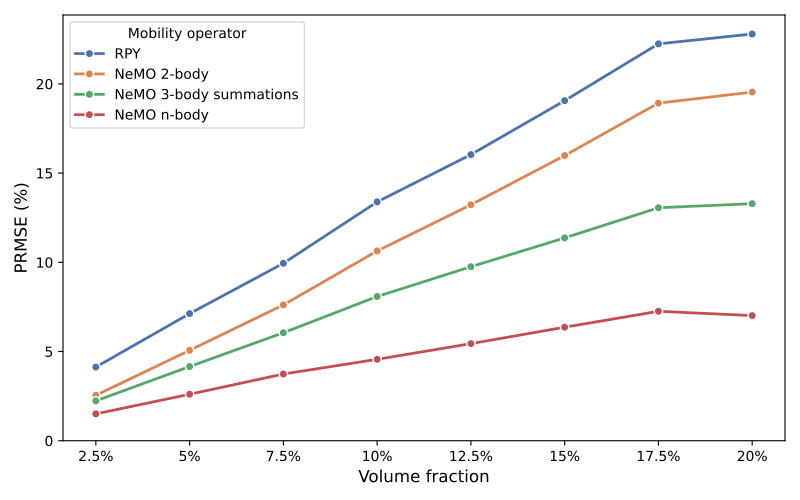

This figure's Python source:
#!/usr/bin/env python3
"""Figure 3: grand mobility accuracy vs volume fraction at N = 200, for the v3 stack with every learned
term cut off at 8 radii (RPY beyond).

Render-only: the rows come from the paper-accuracy harness. If an op is missing from the CSV:

    TORCH_COMPILE_DISABLE=1 python benchmarks/paper_accuracy_v2.py --exp fig3 --N 200 \
        --ops M_rpy M_2b_sw8 M_3b_sw8 M_mom_v3_nb8lin_tr2_pc8c_diag --workers 8 --skip-done

    python figures/fig3_phi_acc.py

Series (harness op -> label):
  M_rpy                          RPY                     pairwise RPY, all pairs
  M_2b_sw8                       NeMO 2-body             self + 2-body NN within 8, RPY beyond
  M_3b_sw8                       NeMO 3-body summations  ... + summed triplet corrections (triplets within 6)
  M_mom_v3_nb8lin_tr2_pc8c_diag  NeMO n-body             ... + moments v3 pair correction + learned diagonal (8)
Plotted value: rel_rmse (%) averaged over the 10 seeds per volume fraction (the statistic the original
Figure 3 plotted). Outputs: figures/fig3_phi_acc.{pdf,png}.
"""
from __future__ import annotations

import argparse
import os
from pathlib import Path

import numpy as np
import pandas as pd

ROOT = Path(__file__).resolve().parents[1]
os.chdir(ROOT)

MAIN_CSV = Path("data/paper_accuracy_v2.csv")
SERIES = [("M_rpy", "RPY", "#4C72B0"),  # seaborn "deep", as in the original figure
          ("M_2b_sw8", "NeMO 2-body", "#DD8452"),
          ("M_3b_sw8", "NeMO 3-body summations", "#55A868"),
          ("M_mom_v3_nb8lin_tr2_pc8c_diag", "NeMO n-body", "#C44E52")]
N_SEEDS = 10


def load(N: int) -> pd.DataFrame:
    df = pd.read_csv(MAIN_CSV)
    d = df[(df["exp"] == "fig3") & (df["N"] == N) & df["op"].isin([s[0] for s in SERIES])]
    g = d.groupby(["op", "phi"])["rel_rmse"]
    a = pd.DataFrame({"mean": g.mean(), "std": g.std(ddof=0), "n": g.count()}).reset_index()
    for op, _, _ in SERIES:
        assert (a["op"] == op).any(), f"no fig3 N={N} rows for {op!r} (run the harness command in the docstring)"
    assert (a["n"] == N_SEEDS).all(), f"incomplete cells:\n{a[a['n'] != N_SEEDS].to_string(index=False)}"
    return a


def plot(a: pd.DataFrame):
    import matplotlib
    matplotlib.use("Agg")
    import matplotlib.pyplot as plt
    from matplotlib.ticker import FuncFormatter

    fig, ax = plt.subplots(figsize=(8, 5))
    for op, label, color in SERIES:
        r = a[a["op"] == op].sort_values("phi")
        ax.plot(r["phi"], r["mean"], color=color, lw=2, marker="o", ms=6, mec="white", mew=1.0, label=label)
    phis = sorted(a["phi"].unique())
    ax.set_xticks(phis)
    ax.xaxis.set_major_formatter(FuncFormatter(lambda x, pos: f"{100 * x:g}%"))
    ax.set_xlabel("Volume fraction", fontsize=12)
    ax.set_ylabel("PRMSE (%)", fontsize=12)
    ax.set_ylim(bottom=0)
    ax.tick_params(labelsize=10)
    ax.legend(title="Mobility operator", fontsize=10, title_fontsize=10, loc="upper left")
    fig.tight_layout()
    return fig


def main():
    ap = argparse.ArgumentParser(description=__doc__, formatter_class=argparse.RawDescriptionHelpFormatter)
    ap.add_argument("--N", type=int, default=200)
    ap.add_argument("--out", type=Path, default=Path("figures/fig3_phi_acc"))
    args = ap.parse_args()

    a = load(args.N)
    labels = {op: label for op, label, _ in SERIES}
    p = a.pivot(index="phi", columns="op", values="mean")[[s[0] for s in SERIES]].rename(columns=labels)
    print(f"rel_rmse (%) vs phi at N={args.N}, mean over {N_SEEDS} seeds:")
    print(p.round(2).to_string())

    fig = plot(a)
    for ext in ("pdf", "png"):
        fig.savefig(args.out.with_suffix(f".{ext}"), dpi=600)
    print(f"-> {args.out}.pdf, {args.out}.png")


if __name__ == "__main__":
    main()
